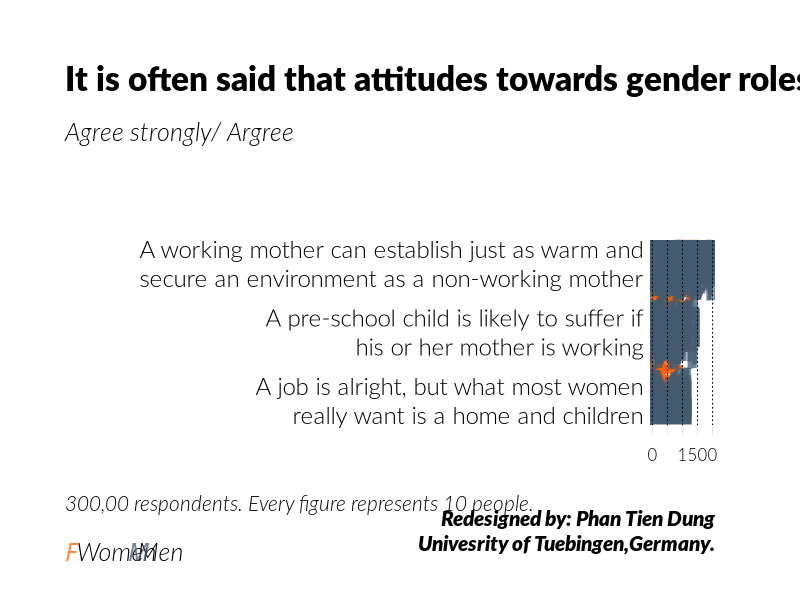

This chart was generated by the following R code: (Note: this script raises an error after producing the figure.)



library(readxl)
library(readr)
library(tidyverse)
library(pdftools)
library(graphics)
library(RColorBrewer)


myC_v159 <- "A working mother can establish just as warm and\nsecure an environment as a non-working mother"
myC_v160 <- "A pre-school child is likely to suffer if\nhis or her mother is working"
myC_v161 <- "A job is alright, but what most women\nreally want is a home and children"
myC_v162 <- "Being a housewife is just as fulfilling as\nworking"
myC_v163 <- "Having a job is the best way for a woman\nto be independent"
myC_v164 <- "Both the husband and wife should contribute\nto the family income"
myC_v165 <- "In general, fathers are as well suited to\nlook after their children as women"
myC_v166 <- "Men should take as much responsibility\nas women for their household and children"
myNames <- c(myC_v165, myC_v164, myC_v163, myC_v162, myC_v161, myC_v160, myC_v159)


# Note: Need to setup font for symbol;



pdf_file <- 'BarChart_Multiple_Symbol.pdf'
cairo_pdf(filename = pdf_file,bg = 'grey98',width = 13,height = 10.5)
par(
  
  omi = c(0.65,0.65,0.85,0.85),
  mai = c(1.1,5.85,1.55,0),
  family = 'Lato Light',
  las = 1
  
  )

col_female <- rgb(255,97,0,190,maxColorValue = 255)
col_male <- rgb(68,90,111,190,maxColorValue = 255)


# Chart 

plot(1:5,type = 'n',axes = FALSE,xlab = '',ylab = '',xlim = c(0,20),ylim = c(1,6))

mySymbols <- function(n_f,n_m,y,labelling,...){
  
  par(family = "Symbol Signs")
  
  for (i in 1:n_f) {
    
    text(runif(1,0,(n_f+n_m)/10),runif(1,y,y+1),labels = "F",cex = 3.35,col = col_female)
    
  }
  
  for (i in 1:n_f) {
    
    text(runif(1,0,(n_f+n_m)/10),runif(1,y,y+1),labels = 'M',cex = 3.25,col = col_male)
    
  }
  
  par(family = 'Lato Light')
  text(-3,y+0.5,labels = labelling,xpd = TRUE,cex = 1.45,adj = 1)
  
}

mySymbols(round(336/10),round(350/10),1,labelling = myC_v161)
mySymbols(round(454/10),round(525/10),3,labelling = myC_v160)
mySymbols(round(865/10),round(720/10),5,labelling = myC_v159)
axis(side = 1,at = seq(0,20,by = 5),labels = c('0','500','1000','1500','2000'),
     col = par('bg'),col.ticks = 'grey81',lwd.ticks = 0.5,tick = -0.025) 

abline(v = seq(0,20,by = 5),lty = 'dotted')

# Titling 

mtext('It is often said that attitudes towards gender roles are changing.',
      side = 3,line = -0.5,adj = 0,cex = 2,family = 'Lato Black',outer = TRUE)
mtext('Agree strongly/ Argree',side = 3,line = -3,adj = 0,cex = 1.5,
      outer = TRUE,font = 3)
mtext('Redesigned by: Phan Tien Dung\nUnivesrity of Tuebingen,Germany.',
      side = 1,line = 0,adj = 1,cex = 1.25,outer = TRUE,font = 3,
      family = 'Lato Black')
mtext('300,00 respondents. Every figure represents 10 people.',
      side = 1,line = -2,adj = 0,cex = 1.25,outer = TRUE,font = 3)

par(family = 'Lato Light')
mtext('Women',side = 1,line = 0.5,adj = 0.02,cex = 1.5,outer = TRUE,font = 3)
mtext('Men',side = 1,line = 0.5,adj = 0.12,cex = 1.5,outer = TRUE,font = 3)

par(family = 'Symbol Signs')
mtext('F',side = 1,line = 0.5,adj = 0,cex = 1.5,outer = TRUE,font = 3,col = col_female)
mtext('M',side = 1,line = 0.5,adj = 0.1,cex = 1.5,outer = TRUE,font = 3,col = col_male)


dev.off()




# Convert image form;

pdf_convert(
  
  
  pdf = pdf_file,
  format = 'png',
  pages = NULL,
  filenames = NULL,
  dpi = 72,
  antialias = TRUE,
  opw = '',
  upw = '',
  verbose = TRUE
  
  
)
